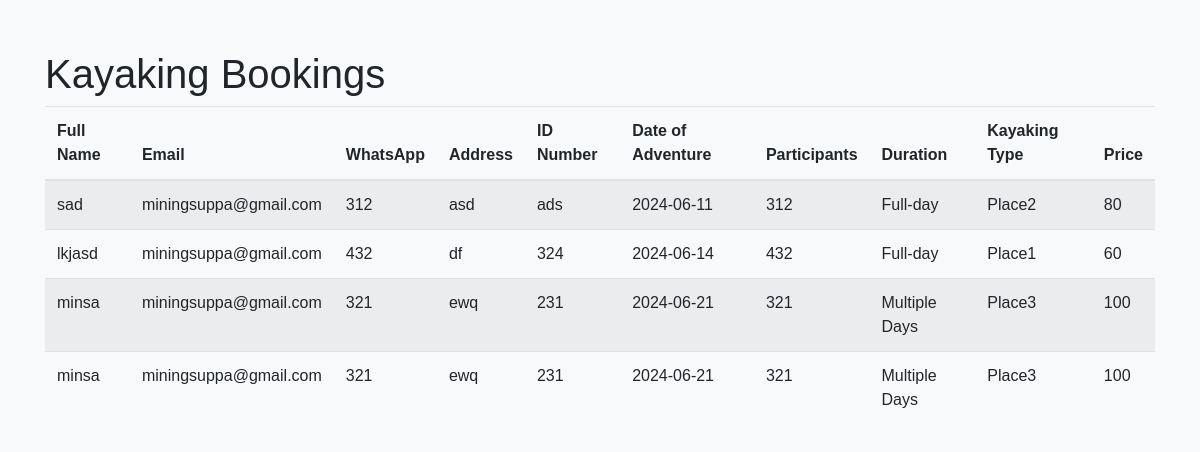
The page /view_kayakingbookings.php on the database its author committed.
### tables this page shows
CREATE TABLE IF NOT EXISTS `kayaking_bookings` (
  `id` int(11) NOT NULL AUTO_INCREMENT,
  `full_name` varchar(255) NOT NULL,
  `email` varchar(255) NOT NULL,
  `whatsapp` varchar(20) NOT NULL,
  `address` text NOT NULL,
  `id_number` varchar(50) NOT NULL,
  `date_of_adventure` date NOT NULL,
  `participants` int(11) NOT NULL,
  `duration` varchar(50) NOT NULL,
  `kayaking` varchar(50) NOT NULL,
  `price` int(11) NOT NULL,
  PRIMARY KEY (`id`)
);

### view_kayakingbookings.php (the view, shortened to what this page needs)
<!DOCTYPE html>
<html lang="en">
<head>
    <link rel="stylesheet" href="https://maxcdn.bootstrapcdn.com/bootstrap/4.5.2/css/bootstrap.min.css">
</head>
<body>
    <div class="container">
        <h1>Kayaking Bookings</h1>
        <table class="table table-striped">
            <thead>
                <tr>
                    <th>Full Name</th>
                    <th>Email</th>
                    <th>WhatsApp</th>
                    <th>Address</th>
                    <th>ID Number</th>
                    <th>Date of Adventure</th>
                    <th>Participants</th>
                    <th>Duration</th>
                    <th>Kayaking Type</th>
                    <th>Price</th>
                </tr>
            </thead>
            <tbody>
                <?php
                $servername = "localhost";
                $username = "root";
                $password = "";
                $dbname = "ceylonextremeadventures";
                $conn = new mysqli($servername, $username, $password, $dbname);
                $sql = "SELECT full_name, email, whatsapp, address, id_number, date_of_adventure, participants, duration, kayaking, price FROM kayaking_bookings";
                $result = $conn->query($sql);
                if ($result->num_rows > 0) {
                    while($row = $result->fetch_assoc()) {
                        echo "<tr>
                            <td>" . $row["full_name"] . "</td>
                            <td>" . $row["email"] . "</td>
                            <td>" . $row["whatsapp"] . "</td>
                            <td>" . $row["address"] . "</td>
                            <td>" . $row["id_number"] . "</td>
                            <td>" . $row["date_of_adventure"] . "</td>
                            <td>" . $row["participants"] . "</td>
                            <td>" . $row["duration"] . "</td>
                            <td>" . $row["kayaking"] . "</td>
                            <td>" . $row["price"] . "</td>
                        </tr>";
                    }
                } else {
                    echo "<tr><td colspan='10'>No bookings found</td></tr>";
                }
                ?>
            </tbody>
        </table>
    </div>
</body>
</html>

### view_kayakingbookings.php (style rules this page uses)
body { background-color: #f8f9fa; font-family: Arial, sans-serif; }
.container { padding-top: 50px; }

### rows shown on the page
kayaking_bookings: full_name "sad", email "miningsuppa@gmail.com", whatsapp "312", address "asd", id_number "ads", date_of_adventure "2024-06-11", participants "312", duration "Full-day", kayaking "Place2", price "80"
kayaking_bookings: full_name "lkjasd", email "miningsuppa@gmail.com", whatsapp "432", address "df", id_number "324", date_of_adventure "2024-06-14", participants "432", duration "Full-day", kayaking "Place1", price "60"
kayaking_bookings: full_name "minsa", email "miningsuppa@gmail.com", whatsapp "321", address "ewq", id_number "231", date_of_adventure "2024-06-21", participants "321", duration "Multiple Days", kayaking "Place3", price "100"
kayaking_bookings: full_name "minsa", email "miningsuppa@gmail.com", whatsapp "321", address "ewq", id_number "231", date_of_adventure "2024-06-21", participants "321", duration "Multiple Days", kayaking "Place3", price "100"
